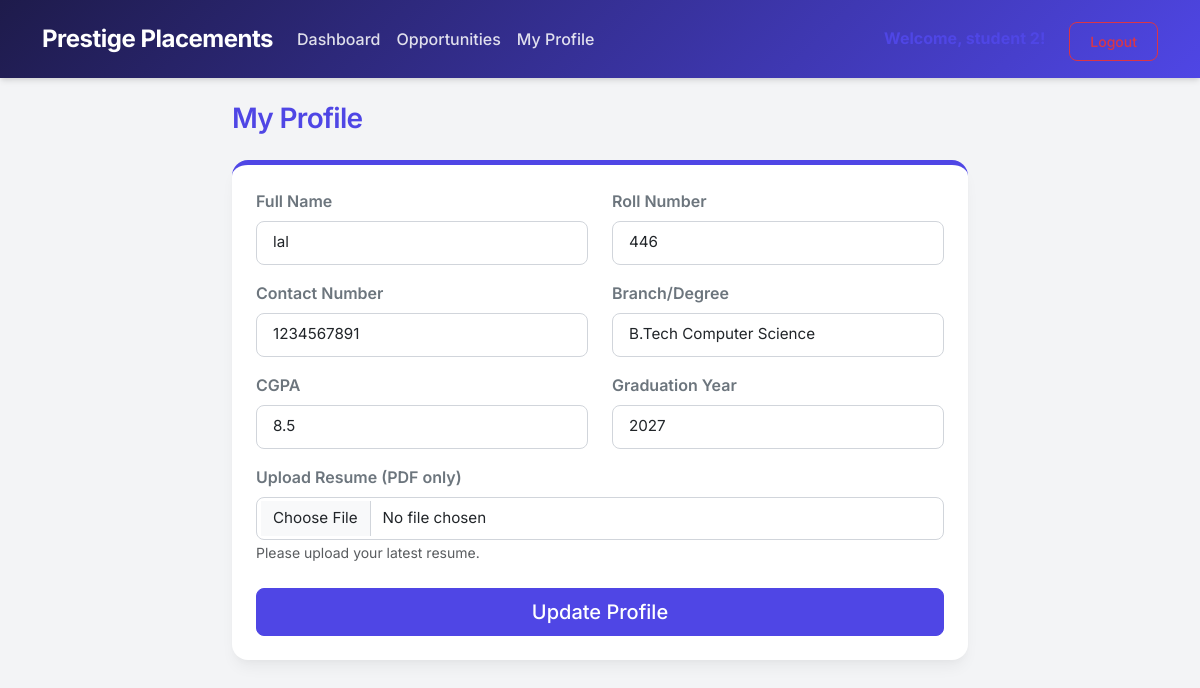
The page /student/profile (signed in) on the database its author committed.
### models.py (models this page shows)
class StudentProfile(db.Model):
    id = db.Column(db.Integer, primary_key=True)
    user_id = db.Column(db.Integer, db.ForeignKey('user.id'), nullable=False)
    full_name = db.Column(db.String(150), nullable=False)
    roll_number = db.Column(db.String(50), unique=True, nullable=True)
    contact = db.Column(db.String(20), nullable=True)
    branch = db.Column(db.String(100), nullable=True)
    cgpa = db.Column(db.Float, nullable=True)
    graduation_year = db.Column(db.Integer, nullable=True)
    resume_path = db.Column(db.String(255), nullable=True)
    applications = db.relationship('Application', backref='student', cascade="all, delete-orphan")

### routes/student.py (the view, shortened to what this page needs)
@student_bp.route('/profile', methods=['GET', 'POST'])
@login_required
@student_required
def profile():
    return render_template('student/profile.html', profile=current_user.student_profile)

### routes/student.py (called while the page is built)
def student_required(f):
    @wraps(f)
    def decorated_function(*args, **kwargs):
        if not current_user.is_authenticated or current_user.role != 'student':
            flash('You do not have permission to access that page.', 'danger')
            return redirect(url_for('index'))
        return f(*args, **kwargs)
    return decorated_function

### templates/student/profile.html (shortened to what this page needs)
{% extends 'base.html' %}
{% block content %}
<div class="row justify-content-center">
    <div class="col-md-8">
        <h3 class="mb-4 text-primary font-weight-bold">My Profile</h3>
        <div class="card p-4 shadow-sm border-top border-primary border-4">
            <form method="POST" action="" enctype="multipart/form-data">
                <div class="row">
                    <div class="col-md-6 mb-3">
                        <label for="full_name" class="form-label text-secondary fw-semibold">Full Name</label>
                        <input type="text" class="form-control" id="full_name" name="full_name" value="{{ profile.full_name }}" required>
                    </div>
                    <div class="col-md-6 mb-3">
                        <label for="roll_number" class="form-label text-secondary fw-semibold">Roll Number</label>
                        <input type="text" class="form-control" id="roll_number" name="roll_number" value="{{ profile.roll_number or '' }}">
                    </div>
                </div>
                <div class="row">
                    <div class="col-md-6 mb-3">
                        <label for="contact" class="form-label text-secondary fw-semibold">Contact Number</label>
                        <input type="text" class="form-control" id="contact" name="contact" value="{{ profile.contact or '' }}">
                    </div>
                    <div class="col-md-6 mb-3">
                        <label for="branch" class="form-label text-secondary fw-semibold">Branch/Degree</label>
                        <input type="text" class="form-control" id="branch" name="branch" value="{{ profile.branch or '' }}" placeholder="e.g. B.Tech Computer Science">
                    </div>
                </div>
                <div class="row">
                    <div class="col-md-6 mb-3">
                        <label for="cgpa" class="form-label text-secondary fw-semibold">CGPA</label>
                        <input type="number" step="0.01" class="form-control" id="cgpa" name="cgpa" value="{{ profile.cgpa or '' }}">
                    </div>
                    <div class="col-md-6 mb-3">
                        <label for="graduation_year" class="form-label text-secondary fw-semibold">Graduation Year</label>
                        <input type="number" class="form-control" id="graduation_year" name="graduation_year" value="{{ profile.graduation_year or '' }}">
                    </div>
                </div>
                <div class="mb-4">
                    <label for="resume" class="form-label text-secondary fw-semibold">Upload Resume (PDF only)</label>
                    <input type="file" class="form-control" id="resume" name="resume" accept=".pdf">
                    {% if profile.resume_path %}
                        <small class="form-text text-success d-block mt-1">Current: <a href="{{ url_for('static', filename=profile.resume_path) }}" target="_blank">View Resume</a></small>
                    {% else %}
                        <small class="form-text text-muted">Please upload your latest resume.</small>
                    {% endif %}
                </div>
                <div class="d-grid">
                    <button type="submit" class="btn btn-primary btn-lg">Update Profile</button>
                </div>
            </form>
        </div>
    </div>
</div>
{% endblock %}

### static/css/style.css (style rules this page uses)
:root { --primary-color: #4F46E5; --primary-hover: #4338CA; --secondary-color: #10B981; --bg-color: #F3F4F6; --card-bg: #FFFFFF; --text-main: #1F2937; --text-muted: #6B7280; }
body { font-family: 'Inter', sans-serif; background-color: var(--bg-color); color: var(--text-main); -webkit-font-smoothing: antialiased; }
.card { border: none; border-radius: 16px; box-shadow: 0 10px 15px -3px rgba(0, 0, 0, 0.05), 0 4px 6px -2px rgba(0, 0, 0, 0.025) !important; background-color: var(--card-bg); transition: transform 0.2s ease, box-shadow 0.2s ease; }
.border-top.border-primary { border-top-color: var(--primary-color) !important; border-top-width: 5px !important; border-top-left-radius: 16px; border-top-right-radius: 16px; }
h1, h2, h3, h4, h5, h6 { font-weight: 600; letter-spacing: -0.025em; color: var(--text-main); }
.text-primary { color: var(--primary-color) !important; }
.btn { border-radius: 8px; font-weight: 500; padding: 0.5rem 1.25rem; transition: all 0.2s; }
.btn-primary { background-color: var(--primary-color); border-color: var(--primary-color); }
.form-control, .form-select { border-radius: 8px; border: 1px solid #D1D5DB; padding: 0.6rem 1rem; font-size: 0.95rem; transition: border-color 0.15s ease-in-out, box-shadow 0.15s ease-in-out; }
.form-label { font-weight: 500; color: var(--text-main); margin-bottom: 0.5rem; }

### rows shown on the page
StudentProfile: full_name "lal", roll_number "446", contact "1234567891", branch "B.Tech Computer Science", cgpa "8.5", graduation_year "2027"
